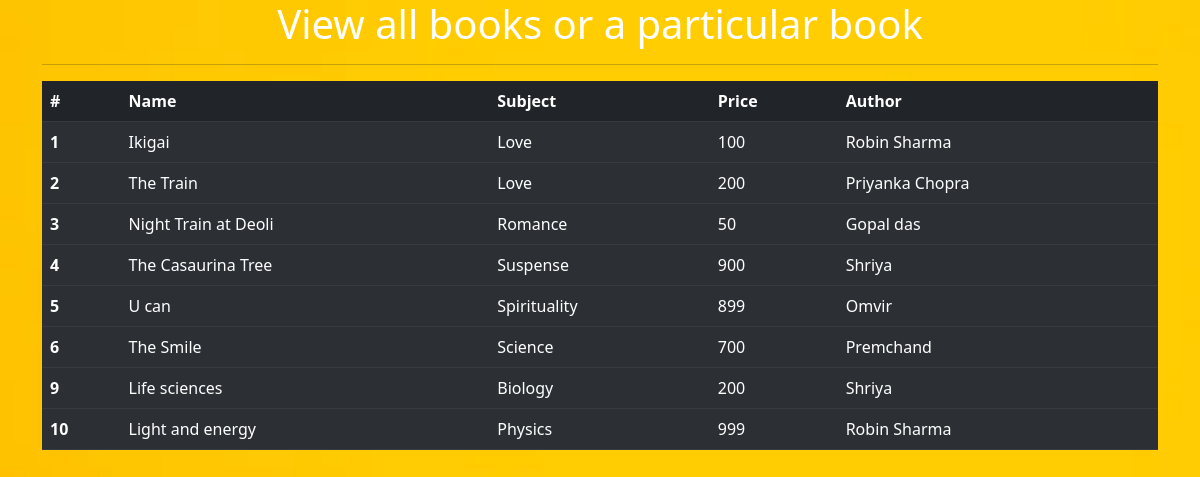
The page /view_book on the database its author committed.
### library/models.py (models this page shows)
class Book(models.Model):
    name = models.CharField(max_length=100, null = False)
    subject = models.CharField(max_length=100)
    price = models.IntegerField(default = 0)
    author = models.ForeignKey(Author, on_delete = models.CASCADE)
    def __str__(self):
        return "%s %s" %(self.name,self.author)

class Author(models.Model):
    name = models.CharField(max_length= 100, null =False)
    location = models.CharField(max_length = 100)
    age = models.IntegerField(default = 0)
    def __str__(self):
        return self.name

### library/views.py (the view)
# urls.py: path('view_book', views.view_book, name= 'view_book'),
def view_book(request):
    bs = Book.objects.all()
    context={
        'bs':bs
    }
    print(context)
    return render(request,'view_book.html', context)

### library/templates/view_book.html (shortened to what this page needs)
<!doctype html>
<html lang="en">
  <head>
    <link href="https://cdn.jsdelivr.net/npm/bootstrap@5.2.0-beta1/dist/css/bootstrap.min.css" rel="stylesheet">
  </head>
  {% load static %}
  <link rel="stylesheet" href="{% static 'images/style.css' %}">
   <body style="background-image:url('{% static 'images/yellow.jpg' %}'); background-repeat: no-repeat;background-size: 100%;">
    <div class="container">
        <h1>View all books or a particular book</h1>
        <hr>
        <table class="table table-dark table-striped">
            <thead>
              <tr>
                <th scope="col">#</th>
                <th scope="col">Name</th>
                <th scope="col">Subject</th>
                <th scope="col">Price</th>
                <th scope="col">Author</th>
              </tr>
            </thead>
            {% for b in bs %}
            <tbody>
              <tr>
                <th scope="row">{{b.id}}</th>
                <td>{{b.name}}</td>
                <td>{{b.subject}}</td>
                <td>{{b.price}}</td>
                <td>{{b.author.name}}</td>
              </tr>
            </tbody>
            {% endfor %}
          </table>
      </div>
  </body>
</html>

### library/static/images/style.css (style rules this page uses)
h1 { color: white; text-align: center; }

### rows shown on the page
Book: id "1", name "Ikigai", subject "Love", price "100", author.name "Robin Sharma"
Book: id "2", name "The Train", subject "Love", price "200", author.name "Priyanka Chopra"
Book: id "3", name "Night Train at Deoli", subject "Romance", price "50", author.name "Gopal das"
Book: id "4", name "The Casaurina Tree", subject "Suspense", price "900", author.name "Shriya"
Book: id "5", name "U can", subject "Spirituality", price "899", author.name "Omvir"
Book: id "6", name "The Smile", subject "Science", price "700", author.name "Premchand"
Book: id "9", name "Life sciences", subject "Biology", price "200", author.name "Shriya"
Book: id "10", name "Light and energy", subject "Physics", price "999", author.name "Robin Sharma"
